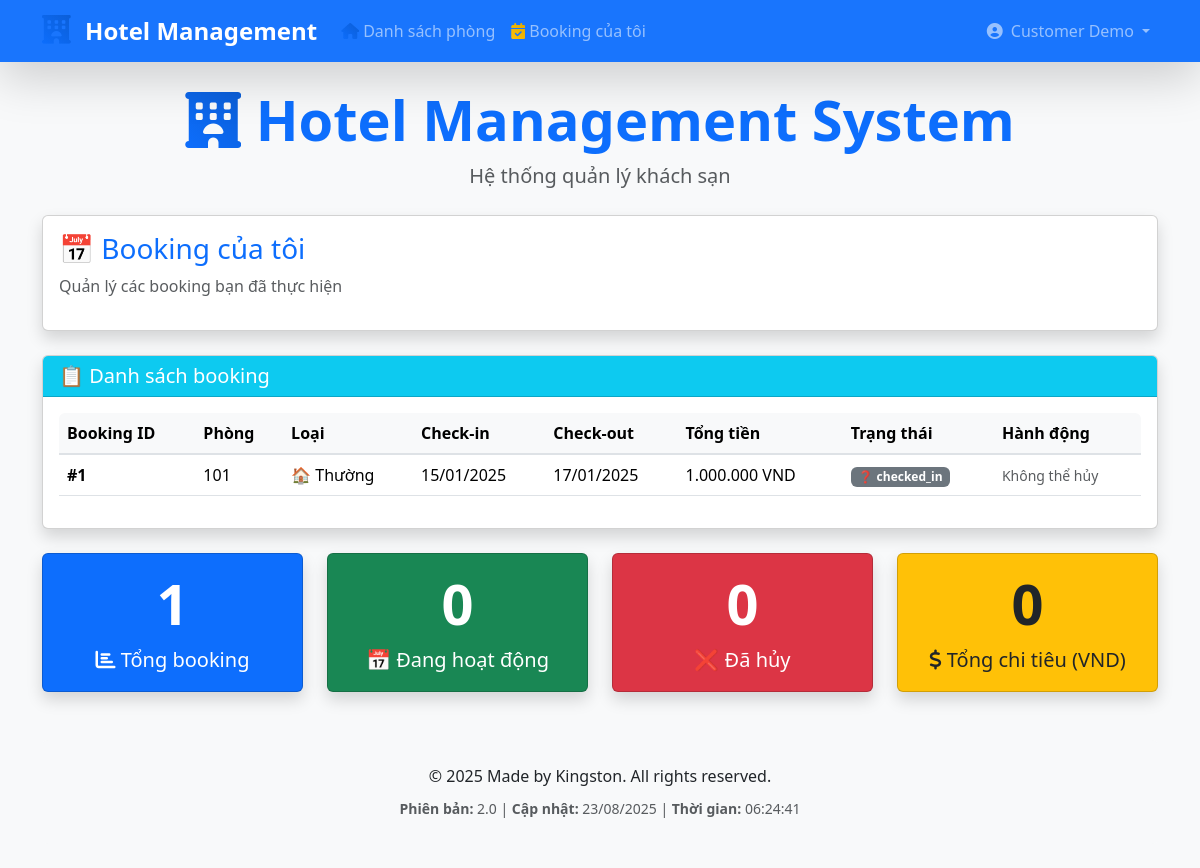
The app's page /my_bookings.php (signed in) with its own data.
### tables this page shows
CREATE TABLE bookings (
    id INT AUTO_INCREMENT PRIMARY KEY,
    guest_id INT NOT NULL,
    room_id INT NOT NULL,
    checkin DATE NOT NULL,
    checkout DATE NOT NULL,
    total_price DECIMAL(10,2) NOT NULL,
    status ENUM('booked', 'checked_in', 'checked_out', 'completed', 'cancelled', 'early_checkout') DEFAULT 'booked',
    payment_status ENUM('unpaid', 'paid', 'partial', 'refunded') DEFAULT 'unpaid',
    created_at TIMESTAMP DEFAULT CURRENT_TIMESTAMP,
    updated_at TIMESTAMP DEFAULT CURRENT_TIMESTAMP ON UPDATE CURRENT_TIMESTAMP,
    FOREIGN KEY (guest_id) REFERENCES guests(id) ON DELETE CASCADE,
    FOREIGN KEY (room_id) REFERENCES rooms(id) ON DELETE CASCADE
);

CREATE TABLE rooms (
    id INT AUTO_INCREMENT PRIMARY KEY,
    room_number VARCHAR(10) UNIQUE NOT NULL,
    type ENUM('VIP', 'Thường') DEFAULT 'Thường',
    floor INT NOT NULL,
    price DECIMAL(10,2) NOT NULL,
    status ENUM('available', 'booked', 'occupied', 'cleaning', 'maintenance') DEFAULT 'available',
    amenities TEXT,
    created_at TIMESTAMP DEFAULT CURRENT_TIMESTAMP
);

### auth/auth_functions.php (called while the page is built, shortened)
<?php
function isLoggedIn() {
    return isset($_SESSION['user_id']) && isset($_SESSION['role']);
}
function getUserInfo() {
    return [
        'id' => $_SESSION['user_id'],
        'username' => $_SESSION['username'] ?? '',
        'role' => $_SESSION['role'],
        'full_name' => $_SESSION['full_name'] ?? ''
    ];
}
?>

### my_bookings.php (the view, shortened to what this page needs)
<?php
include "db.php";
include "auth/auth_functions.php";
$user = getUserInfo();
$user_id = $user['id'];
$bookings_query = "
    SELECT b.*, r.room_number, r.type as room_type, r.price,
           g.name as guest_name, g.phone as guest_phone
    FROM bookings b
    JOIN rooms r ON b.room_id = r.id
    JOIN guests g ON b.guest_id = g.id
    WHERE g.user_id = $user_id
    ORDER BY b.id DESC
";
$bookings = $conn->query($bookings_query);
include "includes/header.php";
?>
<div class="card shadow mb-4">
    <div class="card-body">
        <h2 class="card-title fs-3 text-primary">📅 Booking của tôi</h2>
        <p class="text-muted">Quản lý các booking bạn đã thực hiện</p>
    </div>
</div>
<?php if ($bookings->num_rows > 0): ?>
    <div class="card shadow mb-4">
        <div class="card-header bg-info text-white">
            <h3 class="card-title fs-5 mb-0">📋 Danh sách booking</h3>
        </div>
        <div class="card-body">
            <div class="table-responsive">
                <table id="myBookingsTable" class="table table-hover w-100">
                    <thead class="table-info">
                        <tr>
                            <th>Booking ID</th>
                            <th>Phòng</th>
                            <th>Loại</th>
                            <th>Check-in</th>
                            <th>Check-out</th>
                            <th>Tổng tiền</th>
                            <th>Trạng thái</th>
                            <th>Hành động</th>
                        </tr>
                    </thead>
                    <tbody>
                        <?php while ($booking = $bookings->fetch_assoc()): ?>
                        <tr>
                            <td><strong>#<?php echo $booking['id']; ?></strong></td>
                            <td><?php echo $booking['room_number']; ?></td>
                            <td>
                                <?php echo $booking['room_type'] === 'VIP' ? '👑 VIP' : '🏠 Thường'; ?>
                            </td>
                            <td><?php echo date('d/m/Y', strtotime($booking['checkin'])); ?></td>
                            <td><?php echo date('d/m/Y', strtotime($booking['checkout'])); ?></td>
                            <td><?php echo number_format($booking['total_price'], 0, ',', '.'); ?> VND</td>
                            <td>
                                <?php
                                switch ($booking['status']) {
                                    default:
                                        echo '<span class="badge bg-secondary">❓ ' . $booking['status'] . '</span>';
                                }
                                ?>
                            </td>
                            <td>
                                <?php if ($booking['status'] === 'booked' && $booking['checkin'] > date('Y-m-d')): ?>
                                    <form method="POST" class="d-inline"
                                          onsubmit="return confirm('Bạn có chắc muốn hủy booking này?')">
                                        <input type="hidden" name="booking_id" value="<?php echo $booking['id']; ?>">
                                        <button type="submit" name="cancel_booking"
                                                class="btn btn-warning btn-sm">
                                            ❌ Hủy booking
                                        </button>
                                    </form>
                                <?php elseif ($booking['checkin'] <= date('Y-m-d')): ?>
                                    <span class="text-muted small">Không thể hủy</span>
                                <?php endif; ?>
                            </td>
                        </tr>
                        <?php endwhile; ?>
                    </tbody>
                </table>
            </div>
        </div>
    </div>
    <?php
    $stats = $conn->query("
        SELECT
            COUNT(*) as total_bookings,
            SUM(CASE WHEN status = 'booked' THEN 1 ELSE 0 END) as active_bookings,
            SUM(CASE WHEN status = 'cancelled' THEN 1 ELSE 0 END) as cancelled_bookings,
            SUM(CASE WHEN status IN ('booked', 'early_checkout') AND checkin <= CURDATE() THEN total_price ELSE 0 END) as total_spent
        FROM bookings b
        JOIN guests g ON b.guest_id = g.id
        WHERE g.user_id = $user_id
    ")->fetch_assoc();
    ?>
    <div class="row g-4 mb-4">
        <div class="col-lg-3 col-md-6 col-sm-12">
            <div class="card bg-primary text-white text-center h-100 shadow">
                <div class="card-body">
                    <div class="display-4 fw-bold mb-2"><?php echo $stats['total_bookings']; ?></div>
                    <div class="fs-5"><i class="fas fa-chart-bar"></i> Tổng booking</div>
                </div>
            </div>
        </div>
        <div class="col-lg-3 col-md-6 col-sm-12">
            <div class="card bg-success text-white text-center h-100 shadow">
                <div class="card-body">
                    <div class="display-4 fw-bold mb-2"><?php echo $stats['active_bookings']; ?></div>
                    <div class="fs-5">📅 Đang hoạt động</div>
                </div>
            </div>
        </div>
        <div class="col-lg-3 col-md-6 col-sm-12">
            <div class="card bg-danger text-white text-center h-100 shadow">
                <div class="card-body">
                    <div class="display-4 fw-bold mb-2"><?php echo $stats['cancelled_bookings']; ?></div>
                    <div class="fs-5">❌ Đã hủy</div>
                </div>
            </div>
        </div>
        <div class="col-lg-3 col-md-6 col-sm-12">
            <div class="card bg-warning text-dark text-center h-100 shadow">
                <div class="card-body">
                    <div class="display-4 fw-bold mb-2"><?php echo number_format($stats['total_spent'], 0, ',', '.'); ?></div>
                    <div class="fs-5"><i class="fas fa-dollar-sign"></i> Tổng chi tiêu (VND)</div>
                </div>
            </div>
        </div>
    </div>
<?php endif; ?>
<?php include "includes/footer.php"; ?>

### assets/css/hotel-style.css (style rules this page uses)
.table th { font-weight: 600; background-color: #f8f9fa; border-bottom: 2px solid #dee2e6; white-space: nowrap; }
.table td { vertical-align: middle; }
.card .card-body .table-responsive { border-radius: 0.375rem; }

### records on screen
bookings: id "1", room.room_number "101", checkin "15/01/2025", checkout "17/01/2025", total_price "1.000.000", status "checked_in", shows "Không thể hủy"

### other values on screen
$user['full_name'] "Customer Demo"
$stats['total_bookings'] "1"
$stats['active_bookings'] "0"
$stats['cancelled_bookings'] "0"
$stats['total_spent'] "0"
